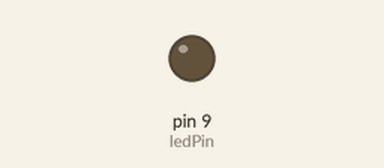
This sketch was run on a simulated Arduino Uno, built with avr-gcc and run on an emulated ATmega328P. Shown: output pins drawn as LEDs (lit = HIGH).

Above: at 0.05 s.
At 3.2 s:
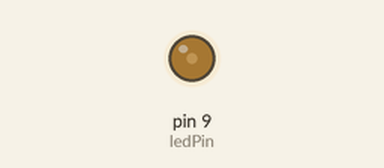
At 6.4 s:
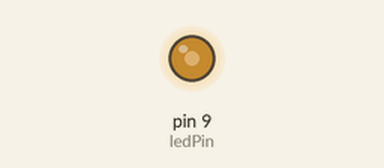
At 12.75 s:
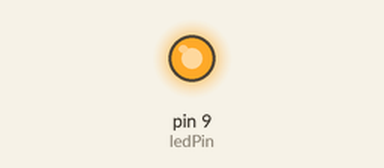
Timing chart, 0 to 16.6 s (numbered marks = the images above):
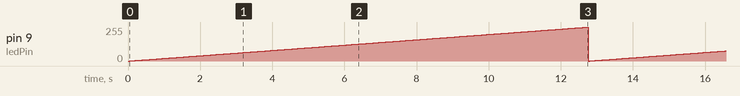

Measured:
- by itself, pin 9 (ledPin): ramps from 0/255 to 254/255 and jumps back, once every 12.8 s

The sketch:

analogWrite.ino
```cpp
/* PWM信号                       */
int ledPin = 9;      // LEDはピン9に接続
int duty = 0;      //0-255の間でデューティ比を決める

void setup() { }

void loop() {
  if (duty < 255){
    analogWrite(ledPin, duty);   //PWM出力
    delay(50);
    duty += 1;                   //明るさ追加
  }else{
    duty = 0;                    //255で明るさリセット
  }
}
```
